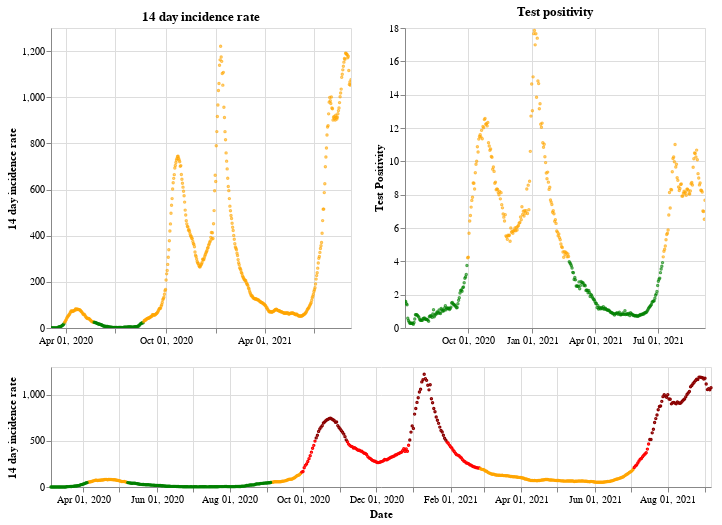

Source (notebook cell):
### Markdown cell above
## Northern Ireland

### Code cell
plot_traffic_light('Northern Ireland')

### Figure 1 — Vega-Lite specification as saved in the notebook (floating-point values rounded to 4 significant figures; data arrays with more than 128 entries replaced by an {"elided": "..."} marker saying what was removed)
{"config": {"view": {"continuousWidth": 400, "continuousHeight": 300}}, "vconcat": [{"hconcat": [{"mark": {"type": "point", "size": 2}, "encoding": {"color": {"condition": {"value": "green", "test": "(datum.twoWeeklyCasesRate <= 25)"}, "value": "orange"}, "tooltip": [{"type": "nominal", "field": "areaName"}, {"type": "temporal", "field": "date"}, {"type": "quantitative", "field": "twoWeeklyCasesRate"}, {"type": "quantitative", "field": "testPositivity"}], "x": {"type": "temporal", "axis": {"title": ""}, "field": "date", "scale": {"domain": {"selection": "DateBrush"}}, "timeUnit": "yearmonthdate"}, "y": {"type": "quantitative", "axis": {"title": "14 day incidence rate"}, "field": "twoWeeklyCasesRate"}}, "title": "14 day incidence rate", "width": 300}, {"mark": {"type": "point", "size": 2}, "encoding": {"color": {"condition": {"value": "green", "test": "(datum.testPositivity <= 4)"}, "value": "orange"}, "tooltip": [{"type": "nominal", "field": "areaName"}, {"type": "temporal", "field": "date"}, {"type": "quantitative", "field": "twoWeeklyCasesRate"}, {"type": "quantitative", "field": "testPositivity"}], "x": {"type": "temporal", "axis": {"title": ""}, "field": "date", "scale": {"domain": {"selection": "DateBrush"}}, "timeUnit": "yearmonthdate"}, "y": {"type": "quantitative", "axis": {"title": "Test Positivity"}, "field": "testPositivity"}}, "title": "Test positivity", "width": 300}]}, {"layer": [{"mark": {"type": "point", "size": 2}, "encoding": {"color": {"condition": {"value": "orange", "test": "(((datum.testPositivity < 4) && (datum.twoWeeklyCasesRate >= 50)) && (datum.twoWeeklyCasesRate < 200))"}, "value": "red"}, "opacity": {"condition": {"value": 1, "test": "((datum.twoWeeklyCasesRate >= 50) && (datum.twoWeeklyCasesRate < 500))"}, "value": 0}, "tooltip": [{"type": "nominal", "field": "areaName"}, {"type": "temporal", "field": "date"}, {"type": "quantitative", "field": "twoWeeklyCasesRate"}, {"type": "quantitative", "field": "testPositivity"}], "x": {"type": "temporal", "axis": {"title": "Date"}, "field": "date", "timeUnit": "yearmonthdate"}, "y": {"type": "quantitative", "axis": {"title": "14 day incidence rate"}, "field": "twoWeeklyCasesRate"}}, "selection": {"DateBrush": {"type": "interval", "encodings": ["x"], "fields": ["Time"]}}}, {"mark": {"type": "point", "size": 2}, "encoding": {"color": {"value": "darkred"}, "opacity": {"condition": {"value": 1, "test": "(datum.twoWeeklyCasesRate >= 500)"}, "value": 0}, "tooltip": [{"type": "nominal", "field": "areaName"}, {"type": "temporal", "field": "date"}, {"type": "quantitative", "field": "twoWeeklyCasesRate"}, {"type": "quantitative", "field": "testPositivity"}], "x": {"type": "temporal", "axis": {"title": "Date"}, "field": "date", "timeUnit": "yearmonthdate"}, "y": {"type": "quantitative", "axis": {"title": "14 day incidence rate"}, "field": "twoWeeklyCasesRate"}}}, {"mark": {"type": "point", "size": 2}, "encoding": {"color": {"condition": {"value": "green", "test": "((datum.testPositivity < 4) && (datum.twoWeeklyCasesRate < 50))"}, "value": "orange"}, "opacity": {"condition": {"value": 1, "test": "(datum.twoWeeklyCasesRate < 50)"}, "value": 0}, "tooltip": [{"type": "nominal", "field": "areaName"}, {"type": "temporal", "field": "date"}, {"type": "quantitative", "field": "twoWeeklyCasesRate"}, {"type": "quantitative", "field": "testPositivity"}], "x": {"type": "temporal", "axis": {"title": "Date"}, "field": "date", "timeUnit": "yearmonthdate"}, "y": {"type": "quantitative", "axis": {"title": "14 day incidence rate"}, "field": "twoWeeklyCasesRate"}}}], "height": 120, "width": 660}], "data": {"name": "data-59279f8a1a5622f4ad8fab0eebd7ab4c"}, "$schema": "https://vega.github.io/schema/vega-lite/v4.8.1.json", "datasets": {"data-59279f8a1a5622f4ad8fab0eebd7ab4c": {"elided": "551 records"}}}
